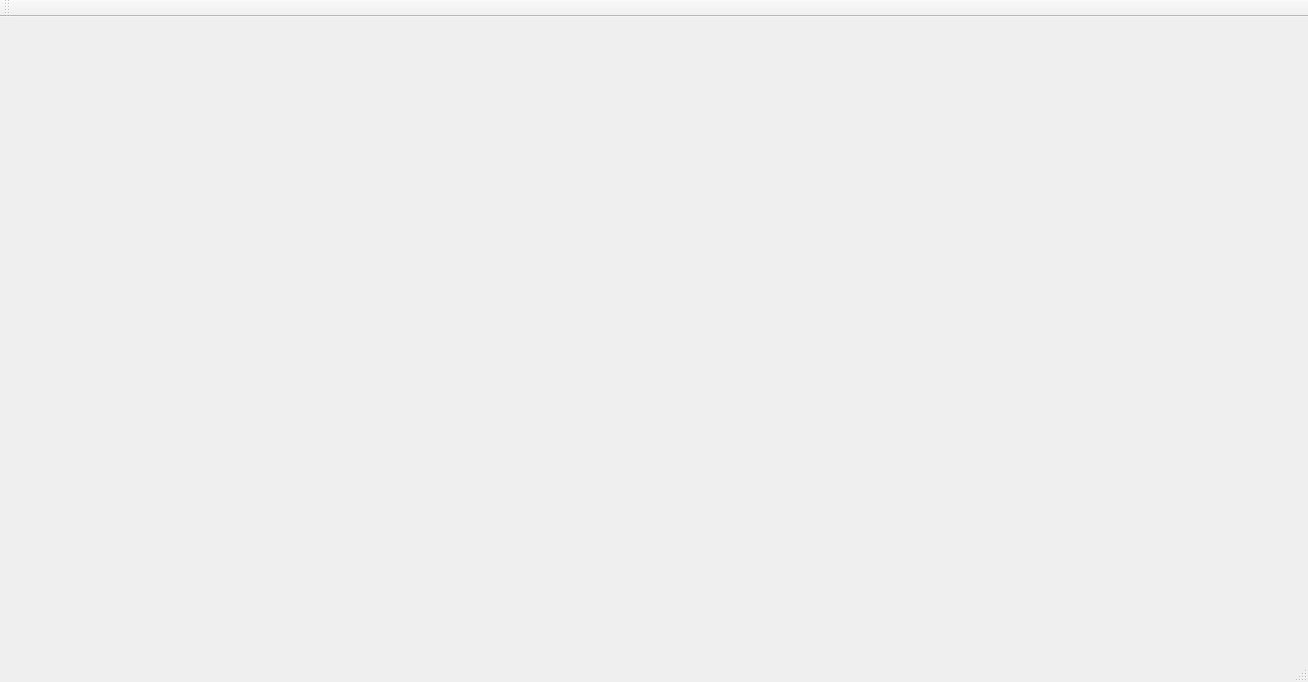
<?xml version="1.0" encoding="UTF-8"?>
<ui version="4.0">
 <class>MainWindow</class>
 <widget class="QMainWindow" name="MainWindow">
  <property name="geometry">
   <rect>
    <x>0</x>
    <y>0</y>
    <width>1308</width>
    <height>682</height>
   </rect>
  </property>
  <property name="windowTitle">
   <string>MainWindow</string>
  </property>
  <widget class="QWidget" name="centralWidget"/>
  <widget class="QMenuBar" name="menuBar">
   <property name="geometry">
    <rect>
     <x>0</x>
     <y>0</y>
     <width>1308</width>
     <height>23</height>
    </rect>
   </property>
  </widget>
  <widget class="QToolBar" name="mainToolBar">
   <attribute name="toolBarArea">
    <enum>TopToolBarArea</enum>
   </attribute>
   <attribute name="toolBarBreak">
    <bool>false</bool>
   </attribute>
  </widget>
  <widget class="QStatusBar" name="statusBar"/>
 </widget>
 <layoutdefault spacing="6" margin="11"/>
 <resources/>
 <connections/>
</ui>
